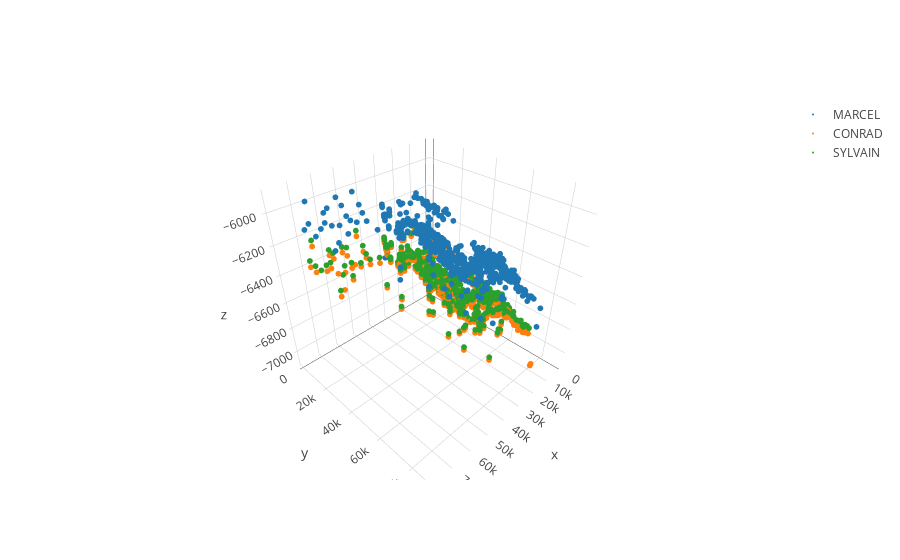

Source (notebook cell):
### Code cell
# 3D visualization: scatter
from ipaddress import collapse_addresses
import numpy as np
import math
import utm

def get_utm_coord_in_feet(df_loc):
    x = list()
    y = list()
    for idx, row in df_loc.iterrows():
        easting, northing, _, _ = utm.from_latlon(row['Latitude'], row['Longitude'], 31, 'U')
        # convert meter to feet
        x.append(easting * 3.28084)
        y.append(northing * 3.28084)
    x = [x_ - min(x) for x_ in x]
    y = [y_ - min(y) for y_ in y]
    return x, y

data = []
x, y = get_utm_coord_in_feet(df_loc)
for top in ['MARCEL', 'CONRAD', 'SYLVAIN']:
    df_loc[top] = df_tops[top]
    data.append(go.Scatter3d(
        x=x, 
        y=y, 
        z=df_loc[top] * -1, 
        mode='markers', 
        name=top, 
        showlegend=True, 
        marker=dict(
            size=2,
            color=df_loc[top].mean(),                # set color to an array/list of desired values
            colorscale='Viridis',   # choose a colorscale
            # opacity=0.8
        )
    ))
    
fig = go.Figure(data=data)
fig.update_yaxes(
    scaleanchor = "x",
    scaleratio = 1,
)
fig.show()

### Figure 1 — Plotly figure (JSON) as saved in the notebook; plotly's stock layout.template omitted (floating-point values rounded to 4 significant figures; data arrays with more than 128 entries replaced by an {"elided": "..."} marker saying what was removed)
{"data": [{"marker": {"color": 6404.0, "colorscale": "Viridis", "size": 2}, "mode": "markers", "name": "MARCEL", "showlegend": true, "type": "scatter3d", "uid": "34447ff4-11cc-4545-bcc1-88d9371fc43a", "x": {"elided": "600 float values"}, "y": {"elided": "600 float values"}, "z": {"elided": "600 int values"}}, {"marker": {"color": 6679.0, "colorscale": "Viridis", "size": 2}, "mode": "markers", "name": "CONRAD", "showlegend": true, "type": "scatter3d", "uid": "bcc8a8d1-b7c0-4046-92fa-3c26d6d286dd", "x": {"elided": "600 float values"}, "y": {"elided": "600 float values"}, "z": {"elided": "600 int values"}}, {"marker": {"color": 6646.0, "colorscale": "Viridis", "size": 2}, "mode": "markers", "name": "SYLVAIN", "showlegend": true, "type": "scatter3d", "uid": "d95103a4-307a-40b0-a215-e751208e7554", "x": {"elided": "600 float values"}, "y": {"elided": "600 float values"}, "z": {"elided": "600 int values"}}], "layout": {"yaxis": {"scaleanchor": "x", "scaleratio": 1}}}
